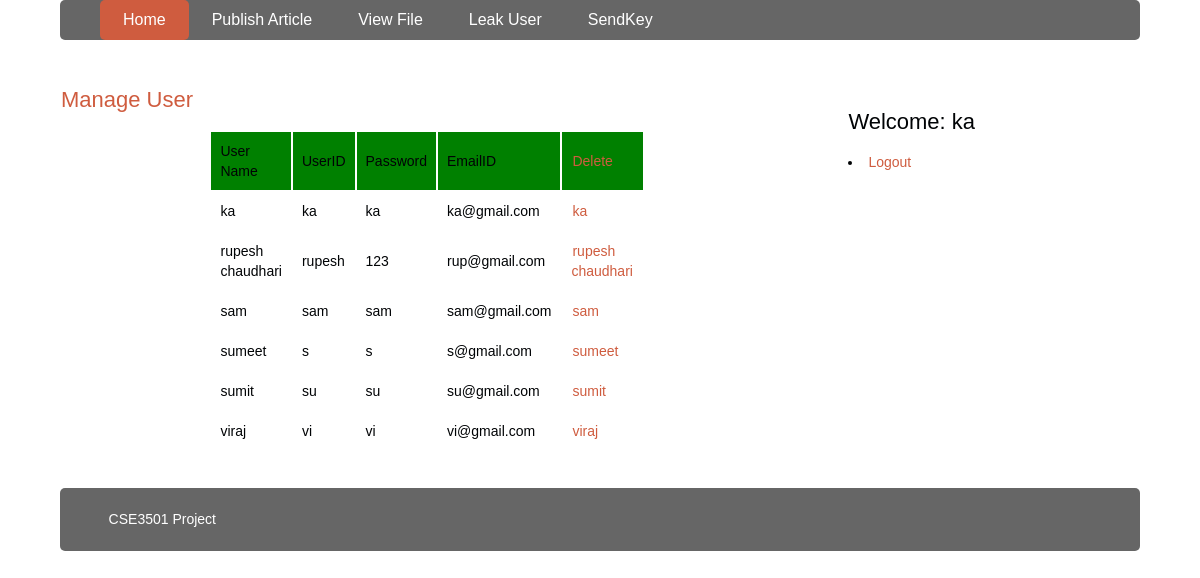
Screenshot of /admin/m_user.php (signed in) with the database file from the repository.
### tables this page shows
CREATE TABLE IF NOT EXISTS `register` (
  `username` varchar(255) NOT NULL,
  `userid` varchar(11) NOT NULL,
  `password` varchar(255) NOT NULL,
  `emailid` varchar(255) NOT NULL,
  PRIMARY KEY (`username`)
);

### admin/m_user.php (the view, shortened to what this page needs)
<!DOCTYPE html>
<html lang="en">
<head>
	<link rel="stylesheet" href="stylesheet.css" type="text/css" />
</head>
<body class="body">
	<header class="mainHeader">
		<nav><ul>
			<li class="active"><a href="admin.php">Home</a></li>
			<li><a href="upload.php">Publish Article</a></li>
			<li ><a href="viewfile.php">View File</a></li>
			<li ><a href="leakfile.php">Leak User</a></li>
			<li ><a href="sendkey.php">SendKey</a></li>
		</ul></nav>
	</header>
	<div class="mainContent1">
		<div class="content">
				<article class="topcontent1">
					<header>
						<h2><a href="#" rel="bookmark" title="Permalink to this POST TITLE">Manage User</a></h2>
					</header>
					<content>
						<p>
							<table align="center" cellpadding="9" cellspacing="2" width="10"><tr bgcolor="green">
							<td >User Name</td><td>UserID</td><td>Password</td><td>EmailID</td><td><a href="a_detail.php">Delete</a></td></tr>
					<?php
                                $con = mysqli_connect("localhost","root","Mounvi@123");
                                if (!$con)
                                    echo('Could not connect: ' . mysqli_error());
                                else
                                {
                                    mysqli_select_db($con,"dataleakage");
                                    $sql = 'SELECT * FROM register';
                                    $retval = mysqli_query( $con,$sql );
                                    while($row = mysqli_fetch_assoc($retval))
                                    {
                                           echo "<tr bgcolor='white'><td> {$row['username']} </td> " .
                                                "<td> {$row['userid']} </td> " .
												"<td> {$row['password']} </td> " .
												"<td> {$row['emailid']} </td> " .
												"<td><a href='d_user.php?id=". "{$row['username']}'>{$row['username']}</a>" .
											    "</td>" ;
                                    }
                                }
                        ?>
</tr>
</table>
						</p>
						</content>
				</article>
			</div>
<aside class="top-sidebar">
					<article>
					<h2>Welcome: <?php echo $_SESSION['name'] ?></h2>
					<li><a href="logout.php">Logout</a></li>
				    </article>
				</aside>
		</div>
	<footer class="mainFooter">
		<p>CSE3501 Project</p>
	</footer>
</body>
</html>

### admin/stylesheet.css (style rules this page uses)
body { color: #000305; font-size: 87.5%; font-family: 'Trebuchet MS', Trebuchet, 'Lucida Sans Unicode', 'Lucida Grande', 'Lucida Sans', Arial, sans-serif; line-height: 1.429; margin: 0; padding: 0; text-align: left; }
.body { clear: both; margin: 0 auto; width: 90%; }
h2 { font-size: 1.571em }
h2, h3, h4, h5, h6 { font-weight: 400; line-height: 1.1; margin-bottom: .8em; }
a { outline: 0; }
a:link, a:visited { color: #CF5C3F; padding: 0 1px; text-decoration: none; }
.mainHeader nav { background: #666; font-size: 1.143em; height: 40px; line-height: 30px; margin: 0 auto 30px auto; text-align: center; border-radius: 5px; -moz-border-radius: 5px; -webkit-border-radius: 5px; }
.mainHeader nav ul { list-style: none; margin: 0 auto; }
.mainHeader nav ul li { float: left; display: inline; }
.mainHeader nav a:link, .mainHeader nav a:visited { color: #fff; display: inline-block; height: 30px; padding: 5px 23px; text-decoration: none; }
.mainHeader nav a:hover, .mainHeader nav a:active, .mainHeader nav .active a:link, .mainHeader nav .active a:visited { background: #CF5C3F; color: #fff; text-shadow: none !important; }
.mainHeader nav li a { border-radius: 5px; -moz-border-radius: 5px; -webkit-border-radius: 5px; }
.content { width: 68%; float: left; border-radius: 5px; -moz-border-radius: 5px; -webkit-border-radius: 5px; }
.top-sidebar { width: 24%; float: left; margin-left: 2%; border-radius: 5px; -moz-border-radius: 5px; -webkit-border-radius: 5px; background-color: #FFF; padding: 2% 3%; margin-bottom: 2%; }
.mainFooter { width: 100%; float: left; margin-top: 2%; margin-bottom: 2%; padding-left: 0; background-color: #666; border-radius: 5px; -moz-border-radius: 5px; -webkit-border-radius: 5px; color: #FFF; }
.mainFooter p { width: 91%; margin: 2% auto; }

### rows the page displays
register: username "ka", userid "ka", password "ka", emailid "ka@gmail.com"
register: username "rupesh chaudhari", userid "rupesh", password "123", emailid "rup@gmail.com"
register: username "sam", userid "sam", password "sam", emailid "sam@gmail.com"
register: username "sumeet", userid "s", password "s", emailid "s@gmail.com"
register: username "sumit", userid "su", password "su", emailid "su@gmail.com"
register: username "viraj", userid "vi", password "vi", emailid "vi@gmail.com"

### other values shown
$_SESSION['name'] "ka"
